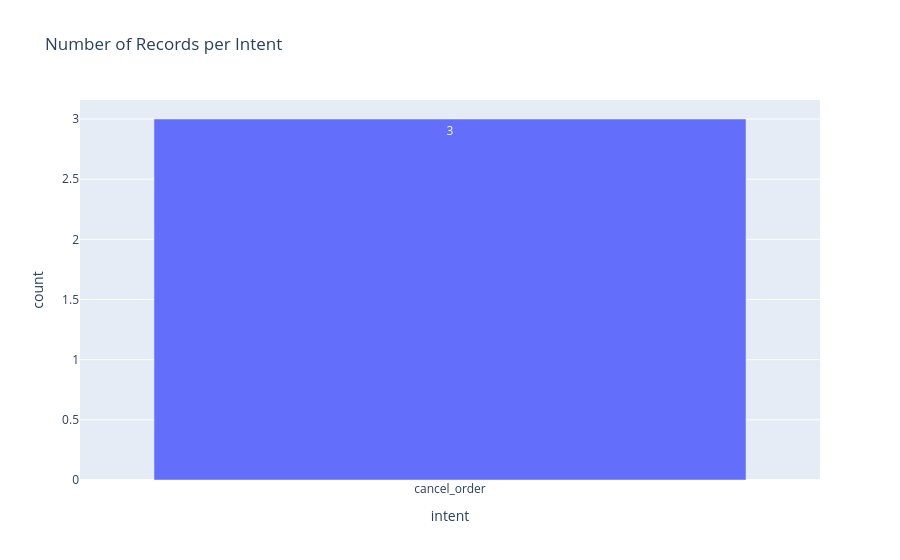

Notebook cell for this chart:
### Code cell
plot_and_preview_dataset(train2_df)
train2_df

### Figure 1 — Plotly figure (JSON) as saved in the notebook; plotly's stock layout.template omitted (floating-point values rounded to 4 significant figures)
{"data": [{"hovertemplate": "intent=%{x}<br>count=%{y}<extra></extra>", "legendgroup": "", "marker": {"color": "#636efa", "pattern": {"shape": ""}}, "name": "", "orientation": "v", "showlegend": false, "textposition": "auto", "texttemplate": "%{y}", "type": "bar", "x": ["cancel_order"], "xaxis": "x", "y": [3], "yaxis": "y"}], "layout": {"barmode": "relative", "legend": {"tracegroupgap": 0}, "title": {"text": "Number of Records per Intent"}, "xaxis": {"anchor": "y", "domain": [0, 1], "title": {"text": "intent"}}, "yaxis": {"anchor": "x", "domain": [0, 1], "title": {"text": "count"}}}}
